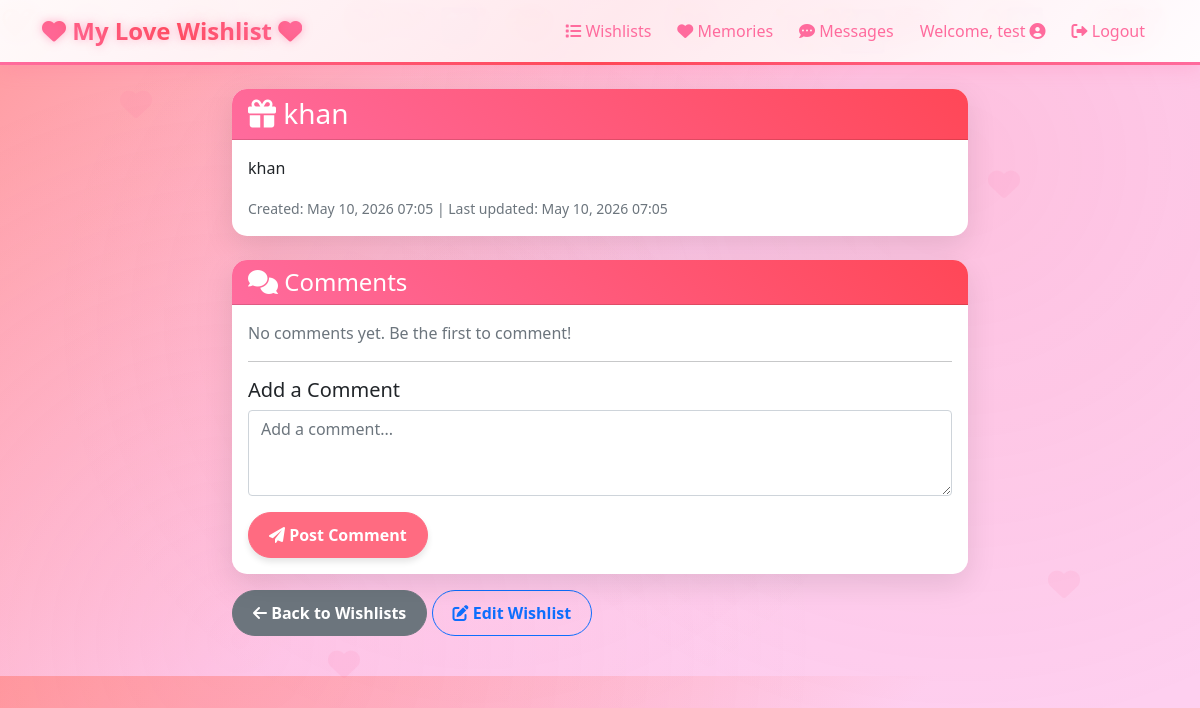
Page /wishlist/2/ (signed in) on the committed database.
### wishlistapp/models.py (models this page shows, shortened)
class Wishlist(models.Model):
    title = models.CharField(max_length=200)
    description = models.TextField()
    created_at = models.DateTimeField(auto_now_add=True)
    updated_at = models.DateTimeField(auto_now=True)
    user = models.ForeignKey(User, on_delete=models.CASCADE, related_name='wishlists')

### wishlistapp/views.py (the view)
# urls.py: path('wishlist/<int:pk>/', views.WishlistDetailView.as_view(), name='wishlist_detail'),
class WishlistDetailView(LoginRequiredMixin, DetailView):
    model = Wishlist
    template_name = 'wishlistapp/wishlist_detail.html'
    context_object_name = 'wishlist'
    def get_queryset(self):
        if self.request.user.is_superuser:
            return Wishlist.objects.all()
        return Wishlist.objects.filter(user=self.request.user)
    def get_context_data(self, **kwargs):
        context = super().get_context_data(**kwargs)
        context['comment_form'] = CommentForm()
        return context

### wishlistapp/forms.py
class CommentForm(forms.ModelForm):
    class Meta:
        model = Comment
        fields = ['text']
        widgets = {
            'text': forms.Textarea(attrs={'class': 'form-control', 'placeholder': 'Add a comment...', 'rows': 3}),
        }

### wishlistapp/templates/wishlistapp/wishlist_detail.html (shortened to what this page needs)
{% extends 'wishlistapp/base.html' %}
{% block content %}
<div class="row">
    <div class="col-lg-8 mx-auto">
        <div class="card">
            <div class="card-header">
                <h3 class="card-title mb-0">
                    <i class="fas fa-gift"></i> {{ wishlist.title }}
                </h3>
            </div>
            <div class="card-body">
                <p class="card-text">{{ wishlist.description }}</p>
                <small class="text-muted">
                    Created: {{ wishlist.created_at|date:"M d, Y H:i" }} |
                    Last updated: {{ wishlist.updated_at|date:"M d, Y H:i" }}
                </small>
            </div>
        </div>
        <div class="card mt-4">
            <div class="card-header">
                <h4 class="card-title mb-0">
                    <i class="fas fa-comments"></i> Comments
                </h4>
            </div>
            <div class="card-body">
                {% for comment in wishlist.comments.all %}
                <div class="mb-3 p-3 bg-light rounded">
                    <p class="mb-1">{{ comment.text }}</p>
                    <small class="text-muted">
                        <i class="fas fa-user"></i> {{ comment.user.username }} |
                        {{ comment.created_at|date:"M d, Y H:i" }}
                    </small>
                    {% if user.is_superuser or comment.user == user %}
                    <div class="mt-2">
                        <a href="{% url 'comment_update' comment.pk %}" class="btn btn-outline-secondary btn-sm me-2">
                            <i class="fas fa-edit"></i> Edit
                        </a>
                        <a href="{% url 'comment_delete' comment.pk %}" class="btn btn-outline-danger btn-sm">
                            <i class="fas fa-trash"></i> Delete
                        </a>
                    </div>
                    {% endif %}
                </div>
                {% empty %}
                <p class="text-muted">No comments yet. Be the first to comment!</p>
                {% endfor %}
                <hr>
                <h5>Add a Comment</h5>
                <form method="post" action="{% url 'add_comment' wishlist.pk %}">
                    <div class="mb-3">
                        {{ comment_form.text }}
                    </div>
                    <button type="submit" class="btn btn-primary">
                        <i class="fas fa-paper-plane"></i> Post Comment
                    </button>
                </form>
            </div>
        </div>
        <div class="mt-3">
            <a href="{% url 'wishlist_list' %}" class="btn btn-secondary">
                <i class="fas fa-arrow-left"></i> Back to Wishlists
            </a>
            <a href="{% url 'wishlist_update' wishlist.pk %}" class="btn btn-outline-primary">
                <i class="fas fa-edit"></i> Edit Wishlist
            </a>
        </div>
    </div>
</div>
{% endblock %}

### wishlistapp/templates/wishlistapp/base.html (shortened to what this page needs)
<!DOCTYPE html>
{% load static %}
<html lang="en">
<head>
    <link href="https://cdn.jsdelivr.net/npm/bootstrap@5.1.3/dist/css/bootstrap.min.css" rel="stylesheet">
    <link href="https://cdnjs.cloudflare.com/ajax/libs/font-awesome/6.0.0/css/all.min.css" rel="stylesheet">
    <link rel="stylesheet" href="{% static 'css/styles.css' %}">
</head>
<body>
    <div class="heart-bg"><i class="fas fa-heart"></i></div>
    <div class="heart-bg"><i class="fas fa-heart"></i></div>
    <div class="heart-bg"></div>
    <div class="heart-bg"><i class="fas fa-heart"></i></div>
    <div class="heart-bg"></div>
    <div class="heart-bg"><i class="fas fa-heart"></i></div>
    <div class="falling-heart">❤️</div>
    <div class="falling-heart">💖</div>
    <div class="falling-heart">💕</div>
    <div class="falling-heart">💓</div>
    <div class="falling-heart">💗</div>
    <div class="falling-heart">💘</div>
    <div class="falling-heart">💝</div>
    <div class="falling-heart">💞</div>
    <div class="falling-heart">💟</div>
    <div class="falling-heart">💖</div>
    <div class="falling-heart">💕</div>
    <div class="falling-heart">💓</div>
    <div class="falling-heart">💗</div>
    <div class="falling-heart">💘</div>
    <div class="falling-heart">💝</div>
    <div class="falling-heart">💞</div>
    <div class="falling-heart">💟</div>
    <div class="falling-heart">❤️</div>
    <div class="falling-heart">💖</div>
    <div class="falling-heart">💕</div>
    <div class="falling-heart">💓</div>
    <div class="falling-heart">💗</div>
    <div class="falling-heart">💘</div>
    <div class="falling-heart">💝</div>
    <div class="falling-heart">💞</div>
    <div class="falling-heart">💟</div>
    <nav class="navbar navbar-expand-lg navbar-light">
        <div class="container">
            <a class="navbar-brand" href="{% url 'wishlist_list' %}">
                <i class="fas fa-heart heart"></i> My Love Wishlist <i class="fas fa-heart heart"></i>
            </a>
            <div class="collapse navbar-collapse" id="navbarNav">
                <ul class="navbar-nav ms-auto">
                    <li class="nav-item">
                        <a class="nav-link" href="{% url 'wishlist_list' %}">
                            <i class="fas fa-list"></i> Wishlists
                        </a>
                    </li>
                    <li class="nav-item">
                        <a class="nav-link" href="{% url 'memory_list' %}">
                            <i class="fas fa-heart"></i> Memories
                        </a>
                    </li>
                    {% if user.is_authenticated %}
                    <li class="nav-item">
                        <a class="nav-link position-relative" href="{% url 'chat_inbox' %}">
                            <i class="fas fa-comment-dots"></i> Messages
                        </a>
                    </li>
                    {% endif %}
                    {% if user.is_authenticated %}
                        <li class="nav-item">
                            <span class="nav-link">Welcome, {{ user.username }} <i class="fas fa-user-circle"></i>
                                {% if user.is_superuser %}<span class="badge bg-danger ms-1">Admin</span>{% endif %}</span>
                        </li>
                        <li class="nav-item">
                            <a class="nav-link" href="{% url 'logout' %}">
                                <i class="fas fa-sign-out-alt"></i> Logout
                            </a>
                        </li>
                    {% endif %}
                </ul>
            </div>
        </div>
    </nav>
    <div class="container mt-4">
        {% block content %}{% endblock %}
    </div>
    <footer class="footer"></footer>
</html>

### static/css/styles.css (style rules this page uses)
body { background: linear-gradient(135deg, #ff9a9e 0%, #fecfef 50%, #fecfef 100%); font-family: 'Segoe UI', Tahoma, Geneva, Verdana, sans-serif; position: relative; overflow-x: hidden; }
body::before { content: ''; position: fixed; top: 0; left: 0; width: 100%; height: 100%; background-image: radial-gradient(circle at 20% 80%, rgba(255, 107, 157, 0.1) 0%, transparent 50%), radial-gradient(circle at 80% 20%, rgba(255, 71, 87, 0.1) 0%, transparent 50%), radial-gradient(circle at 40% 40%, rgba(255, 107, 157, 0.05) 0%, transparent 50%); pointer-events: none; z-index: -1; }
.heart-bg { position: fixed; font-size: 2rem; color: rgba(255, 107, 157, 0.1); pointer-events: none; z-index: -1; animation: float 6s ease-in-out infinite; }
.heart-bg:nth-child(1) { top: 10%; left: 10%; animation-delay: 0s; }
.heart-bg:nth-child(2) { top: 20%; right: 15%; animation-delay: 1s; }
.heart-bg:nth-child(3) { top: 60%; left: 20%; animation-delay: 2s; }
.heart-bg:nth-child(4) { top: 70%; right: 10%; animation-delay: 3s; }
.heart-bg:nth-child(5) { top: 40%; left: 70%; animation-delay: 4s; }
.heart-bg:nth-child(6) { top: 80%; right: 70%; animation-delay: 5s; }
.falling-heart { position: fixed; font-size: 2rem; color: #ff4757; pointer-events: none; z-index: -2; animation: fall 10s linear infinite; opacity: 0.7; }
.falling-heart:nth-child(10) { font-size: 1.7rem; animation: fall 10s linear infinite, pulse 2s ease-in-out infinite; }
.falling-heart:nth-child(15) { font-size: 2.5rem; animation: fall 10s linear infinite, pulse 2s ease-in-out infinite; }
.falling-heart:nth-child(20) { font-size: 2.4rem; animation: fall 10s linear infinite, pulse 2s ease-in-out infinite; }
.falling-heart:nth-child(25) { font-size: 2.1rem; animation: fall 10s linear infinite, pulse 2s ease-in-out infinite; }
.falling-heart:nth-child(30) { font-size: 1.8rem; animation: fall 10s linear infinite, pulse 2s ease-in-out infinite; }
.navbar { background: linear-gradient(135deg, rgba(255, 255, 255, 0.95) 0%, rgba(255, 235, 239, 0.95) 50%, rgba(255, 255, 255, 0.95) 100%); backdrop-filter: blur(15px); border-bottom: 3px solid transparent; border-image: linear-gradient(90deg, #ff6b9d, #ff4757, #ff6b9d) 1; box-shadow: 0 4px 20px rgba(255, 107, 157, 0.2); animation: navbarGlow 3s ease-in-out infinite alternate; }
.navbar-brand { color: #ff6b9d !important; font-weight: bold; font-size: 1.5rem; text-shadow: 0 0 10px rgba(255, 107, 157, 0.5); animation: brandPulse 2s ease-in-out infinite; background: linear-gradient(45deg, #ff6b9d, #ff4757, #ff6b9d); -webkit-background-clip: text; -webkit-text-fill-color: transparent; background-clip: text; }
.navbar-nav .nav-link { color: #ff6b9d !important; font-weight: 500; transition: all 0.3s ease; position: relative; border-radius: 20px; padding: 8px 15px; margin: 0 5px; }
.navbar-nav .nav-link::after { content: ''; position: absolute; bottom: -5px; left: 50%; width: 0; height: 2px; background: linear-gradient(90deg, #ff6b9d, #ff4757); transition: all 0.3s ease; transform: translateX(-50%); }
.btn { border-radius: 25px; padding: 10px 20px; font-weight: bold; transition: all 0.3s ease; }
.btn-primary { background-color: #ff6b81; border-color: #ff6b81; box-shadow: 0 4px 6px rgba(0, 0, 0, 0.1); }
.card { border: none; border-radius: 15px; box-shadow: 0 10px 30px rgba(0,0,0,0.1); transition: transform 0.3s ease; }
.card-header { background: linear-gradient(45deg, #ff6b9d, #ff4757); color: white; border-radius: 15px 15px 0 0 !important; }
.heart { color: #ff4757; }
.footer { text-align: center; padding: 20px; color: #666; }

### rows in the picture
Wishlist: title "khan", description "khan", created_at "May 10, 2026 07:05", updated_at "May 10, 2026 07:05"

### other values in the picture
{{ user.username }} "test"
